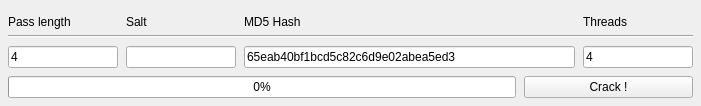
<?xml version="1.0" encoding="UTF-8"?>
<ui version="4.0">
 <class>MainWindow</class>
 <widget class="QMainWindow" name="MainWindow">
  <property name="geometry">
   <rect>
    <x>0</x>
    <y>0</y>
    <width>701</width>
    <height>106</height>
   </rect>
  </property>
  <property name="sizePolicy">
   <sizepolicy hsizetype="Fixed" vsizetype="Fixed">
    <horstretch>0</horstretch>
    <verstretch>0</verstretch>
   </sizepolicy>
  </property>
  <property name="windowTitle">
   <string>mD5 cr4cK3R 0f T3h D34th</string>
  </property>
  <property name="windowOpacity">
   <double>1.000000000000000</double>
  </property>
  <property name="styleSheet">
   <string notr="true"/>
  </property>
  <widget class="QWidget" name="centralwidget">
   <property name="sizePolicy">
    <sizepolicy hsizetype="Minimum" vsizetype="Fixed">
     <horstretch>0</horstretch>
     <verstretch>0</verstretch>
    </sizepolicy>
   </property>
   <layout class="QVBoxLayout" name="verticalLayout" stretch="0,0,0,0">
    <property name="spacing">
     <number>0</number>
    </property>
    <property name="leftMargin">
     <number>8</number>
    </property>
    <property name="topMargin">
     <number>8</number>
    </property>
    <property name="rightMargin">
     <number>8</number>
    </property>
    <property name="bottomMargin">
     <number>8</number>
    </property>
    <item>
     <layout class="QHBoxLayout" name="horizontalLayout_3" stretch="2,2,6,2">
      <property name="spacing">
       <number>8</number>
      </property>
      <item>
       <widget class="QLabel" name="label_4">
        <property name="text">
         <string>Pass length</string>
        </property>
       </widget>
      </item>
      <item>
       <widget class="QLabel" name="label_3">
        <property name="text">
         <string>Salt</string>
        </property>
       </widget>
      </item>
      <item>
       <widget class="QLabel" name="label_2">
        <property name="text">
         <string>MD5 Hash</string>
        </property>
       </widget>
      </item>
      <item>
       <widget class="QLabel" name="label">
        <property name="text">
         <string>Threads</string>
        </property>
       </widget>
      </item>
     </layout>
    </item>
    <item>
     <widget class="Line" name="line">
      <property name="orientation">
       <enum>Qt::Horizontal</enum>
      </property>
     </widget>
    </item>
    <item>
     <layout class="QHBoxLayout" name="horizontalLayout" stretch="2,2,6,2">
      <property name="spacing">
       <number>8</number>
      </property>
      <property name="topMargin">
       <number>8</number>
      </property>
      <item>
       <widget class="QLineEdit" name="inputNbChars">
        <property name="text">
         <string>4</string>
        </property>
       </widget>
      </item>
      <item>
       <widget class="QLineEdit" name="inputSalt">
        <property name="text">
         <string/>
        </property>
       </widget>
      </item>
      <item>
       <widget class="QLineEdit" name="inputHash">
        <property name="text">
         <string>65eab40bf1bcd5c82c6d9e02abea5ed3</string>
        </property>
       </widget>
      </item>
      <item>
       <widget class="QLineEdit" name="inputThreads">
        <property name="text">
         <string>4</string>
        </property>
       </widget>
      </item>
     </layout>
    </item>
    <item>
     <layout class="QHBoxLayout" name="horizontalLayout_2" stretch="3,1">
      <property name="spacing">
       <number>8</number>
      </property>
      <property name="topMargin">
       <number>8</number>
      </property>
      <item>
       <widget class="QProgressBar" name="progressBar">
        <property name="cursor">
         <cursorShape>ArrowCursor</cursorShape>
        </property>
        <property name="autoFillBackground">
         <bool>false</bool>
        </property>
        <property name="value">
         <number>0</number>
        </property>
        <property name="invertedAppearance">
         <bool>false</bool>
        </property>
       </widget>
      </item>
      <item>
       <widget class="QPushButton" name="btnCrack">
        <property name="sizePolicy">
         <sizepolicy hsizetype="Expanding" vsizetype="Fixed">
          <horstretch>0</horstretch>
          <verstretch>0</verstretch>
         </sizepolicy>
        </property>
        <property name="text">
         <string>Crack !</string>
        </property>
       </widget>
      </item>
     </layout>
    </item>
   </layout>
  </widget>
 </widget>
 <resources/>
 <connections/>
</ui>
